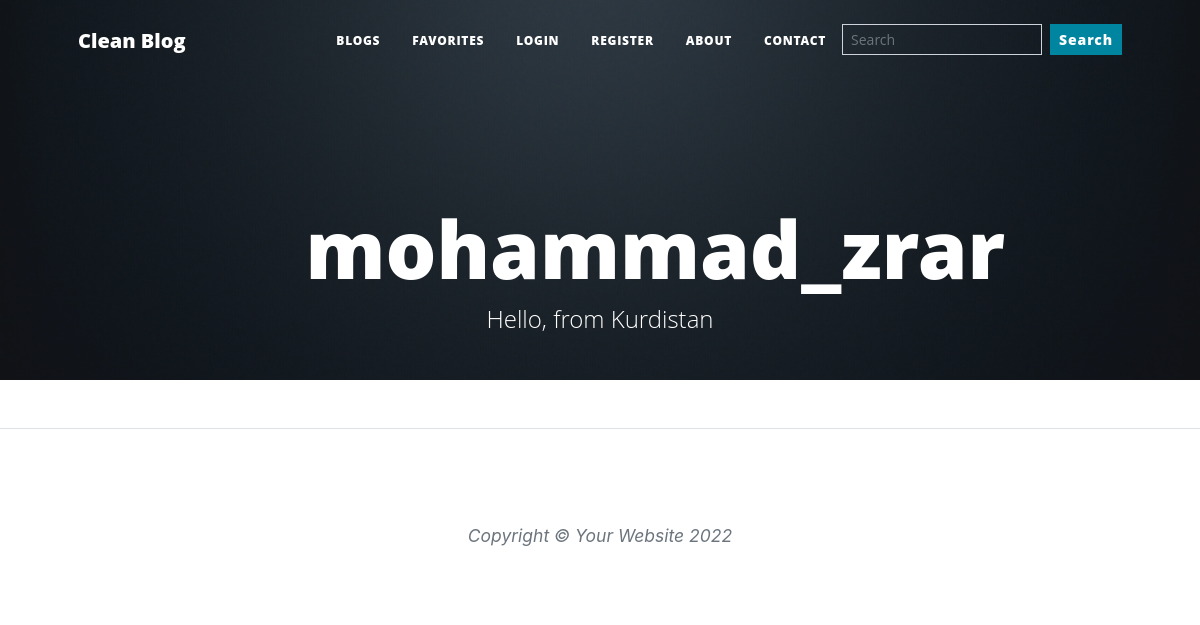
The app's page /mohammad_zrar/all-blogs, older data.
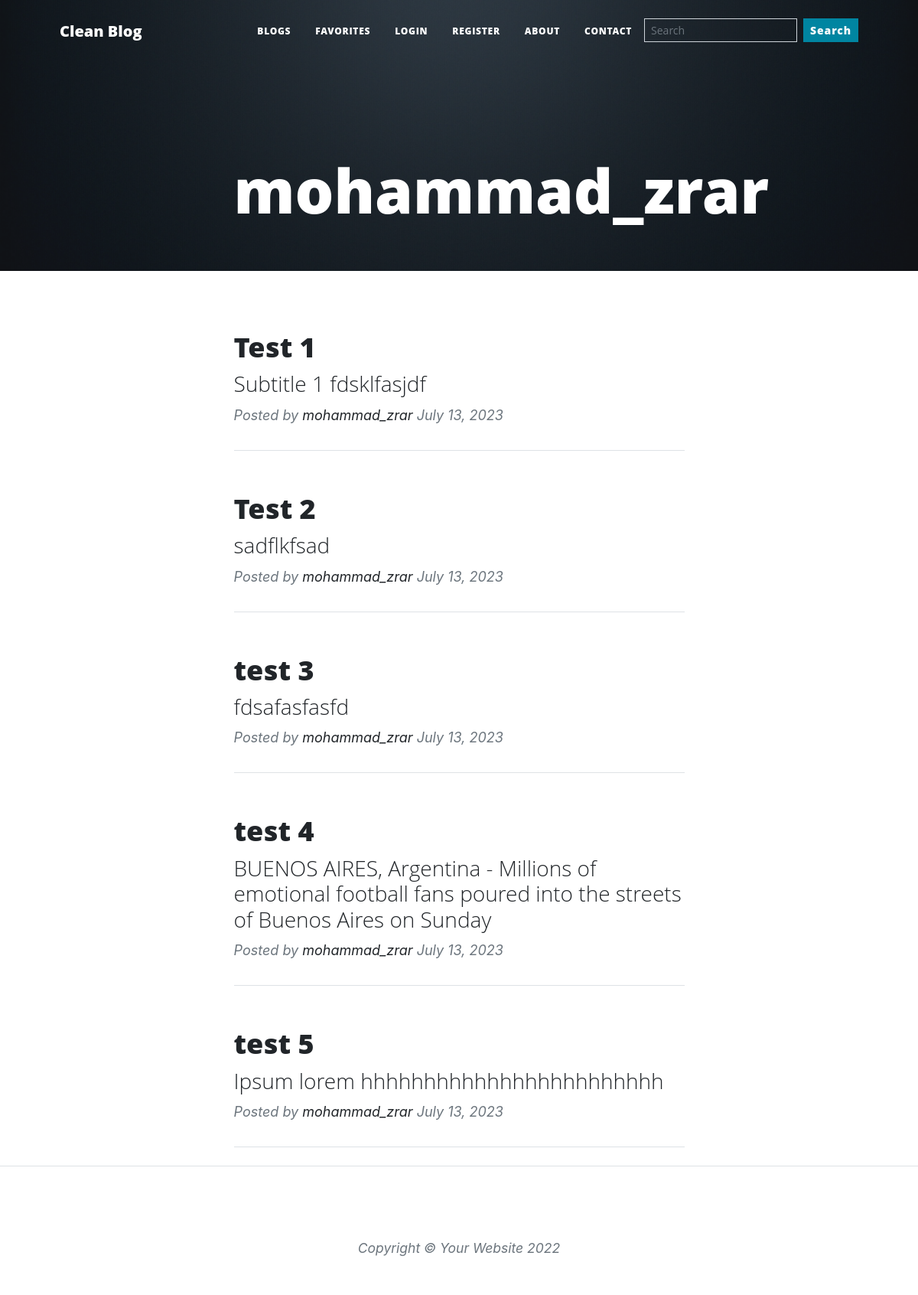
The same page, newer data.
### main.py (models this page shows)
class User(UserMixin, db.Model):
    __tablename__ = "users"
    id = db.Column(db.Integer, primary_key=True)
    email = db.Column(db.String(100))
    username = db.Column(db.String(100), unique=True)
    password = db.Column(db.String(100))
    bg_color = db.Column(db.String(7))
    bio = db.Column(db.String(250))
    blogs = db.relationship("BlogPost", back_populates="author")
    comments = db.relationship("Comment", back_populates="comment_author")
    favouring = db.relationship(
        'User', secondary=favorites,
        primaryjoin=(favorites.c.favorite_id == id),
        secondaryjoin=(favorites.c.favouring_id == id),
        backref=db.backref('favorites', lazy='dynamic'),
        lazy='dynamic'
    )

class BlogPost(db.Model):
    __tablename__ = "blog_posts"
    id = db.Column(db.Integer, primary_key=True)
    author_id = db.Column(db.Integer, db.ForeignKey("users.id"))
    author = relationship("User", back_populates="blogs")
    title = db.Column(db.String(250), unique=True, nullable=False)
    subtitle = db.Column(db.String(250), nullable=False)
    date = db.Column(db.String(250), nullable=False)
    body = db.Column(db.Text, nullable=False)
    img_url = db.Column(db.String(250), nullable=False)
    comments = relationship("Comment", back_populates="parent_post")

### main.py (the view)
@app.route('/<string:username>/all-blogs')
def all_blogs(username):
    user = User.query.filter_by(username=username).first()
    if user is None:
        return "There is no user with that username"
    blogs = db.session.query(BlogPost).filter(BlogPost.author_id == user.id).all()
    return render_template("all-blogs.html", all_blogs=blogs, user=user)

### templates/all-blogs.html (shortened to what this page needs)
{% extends 'base.html' %}
{% block content %}
{% include "./layout/navbar.html" %}
{% include "./layout/header.html" %}
    <div class="container px-4 px-lg-5">
        {% for blog in all_blogs %}
      <div class="row gx-4 gx-lg-5 justify-content-center">
        <div class="col-md-10 col-lg-8 col-xl-7">
          <div class="post-preview">
            <a href="post.html">
              <h2 class="post-title">
                {{ blog.title }}
              </h2>
              <h3 class="post-subtitle">
                {{ blog.subtitle }}
              </h3>
            </a>
            <p class="post-meta">
              Posted by
              <a href="{{ url_for('user_blogs', username=blog.author.username) }}">{{blog.author.username}}</a>
              {{ blog.date }}
            </p>
          </div>
          <hr class="my-4" />
        </div>
      </div>
        {% endfor %}
    </div>
{% include "./layout/footer.html" %}
{% endblock %}

### templates/layout/header.html (shortened to what this page needs)
<header class="masthead pb-5" style="background-image: url({{ url_for('static', filename='./assets/img/home-bg.jpg')}})">
    <div class="container position-relative px-4 px-lg-5">
        <div class="row gx-4 gx-lg-5 justify-content-center">
            <div class="col-md-10 col-lg-8 col-xl-7">
                <div class="site-heading">
                    <h1 class="h1-header">{{ user.username }}</h1>
                    <span class="subheading">{{ user.bio if user.bio != None else '' }}</span>
                </div>
            </div>
        </div>
    </div>
</header>

Row changes from the older to the newer data that the page shows:
changed User "mohammad_zrar": bio "Hello, from Kurdistan" → (not shown)
now on this page (row edited): BlogPost: title "Test 1", subtitle "Subtitle 1 fdsklfasjdf", author.username "mohammad_zrar", date "July 13, 2023"
added BlogPost: title "Test 2", subtitle "sadflkfsad", author.username "mohammad_zrar", date "July 13, 2023"
added BlogPost: title "test 3", subtitle "fdsafasfasfd", author.username "mohammad_zrar", date "July 13, 2023"
added BlogPost: title "test 4", subtitle "BUENOS AIRES, Argentina - Millions of emotional football fans poured into the streets of Buenos Aires on Sunday", author.username "mohammad_zrar", date "July 13, 2023"
added BlogPost: title "test 5", subtitle "Ipsum lorem hhhhhhhhhhhhhhhhhhhhhhhh", author.username "mohammad_zrar", date "July 13, 2023"
